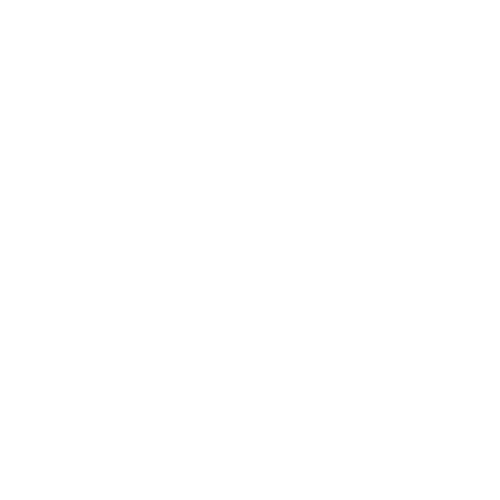
Frame 1 (no input)
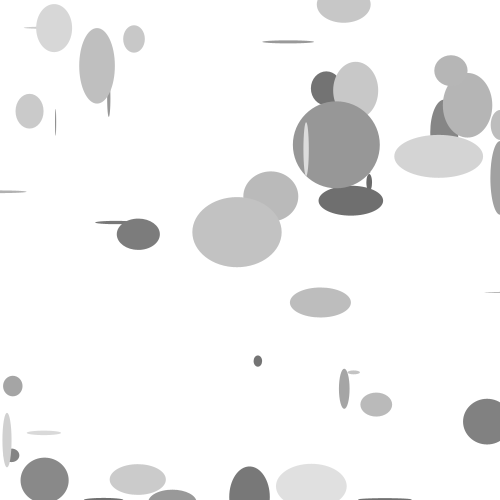
Frame 60 (the mouse pressed at the canvas centre just before this capture)
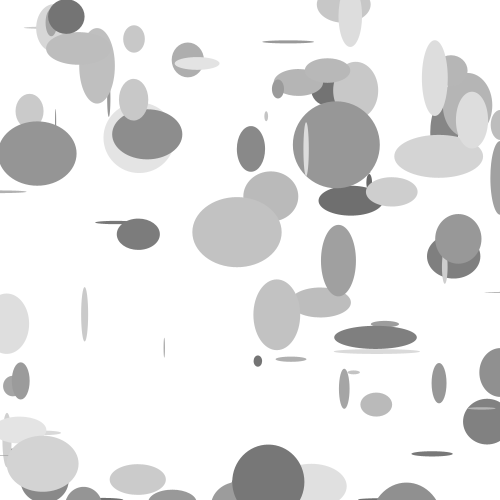
Frame 120 (the mouse held since frame 60 and released just before this capture)

The Processing sketch that drew these frames (run headless with seeded random() and noise(); from frame 60 on, the mouse is pressed at the canvas centre):

// Processing sketch: processing_38475
// ── processing_38475.pde

//Iv Shqevi

//Drawing Machine

// this sketch was inspired by the color blind test

//Rule 1 Make ellipses of random height and width, between 100 and 200pixels, that vary in diameter that are skattered evenly around the page
//Rule 2 Fill the ellipses with a grayscale that is evenly dispersed thoughout the page by setting a ratio of 1/25 to each color 
//Rule 3 Create the same ellipse size variation only in a smaller scale
//Rule 4 Rotate these figures so that they form a circle; this circle's radius should vary within the page
//Fill this second group of ellipses with white transparent color

void setup() {
  size(500, 500);
  colorMode(RGB, 50);
  background(50);
  smooth();
  
}

float count = 5;
float ellipseSize = 50;
float num = 1500;


float radius = random(80,240);

void draw() {

  if (count>0);

  if (count < num) {
    if (count % 1/25 == 0) {
      ellipseSize = random(100, 200);
      noStroke();
      fill(random(20, 45));
      ellipse(random(0, 600), random(0, 600), random(ellipseSize/2), random(ellipseSize/2));
      
      count++;
    }
  }
  if (mousePressed == true) {
  if (count == 1500) {
    translate(width/2, height/2);  

    for (int i = 0; i < 360; i+=ellipseSize/20) {
      pushMatrix();   
      rotate(radians(i));    
      translate(radius, 0);   
      colorMode(RGB, 600);
      fill(600, 450);
      ellipse(0-random(-20, 10), 0-random(-20, 20), random(30, 40), random(30, 40));
      popMatrix();
    } 

    count++;
  }
}
}
